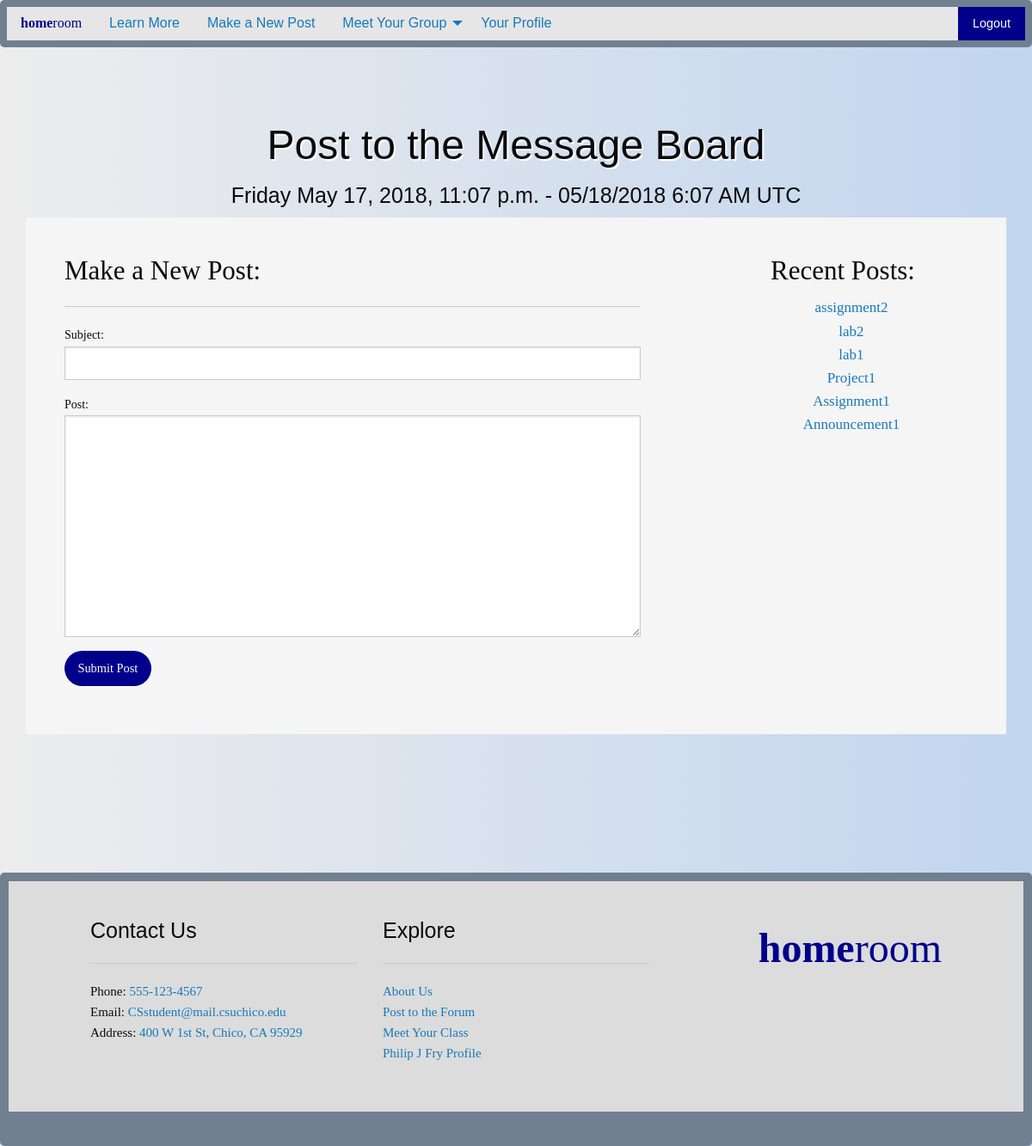
/message_board/ (signed in), run on the app's committed database.
### myapp/models.py (models this page shows, shortened)
class Post_Model(models.Model):
    subject = models.CharField(max_length=240)
    details = models.TextField()
    created_on = models.DateTimeField(auto_now_add=True, blank=True)
    author = models.ForeignKey(
        User,
        on_delete=models.CASCADE
    )

### myapp/views.py (the view)
# urls.py: path('message_board/', views.message_board_view),
@login_required(login_url='/login/')
def message_board_view(request):
    myDate = datetime.now()
    if request.method == 'POST':
        form = Post_Form(request.POST)
        if form.is_valid():
            forum_post = Post_Model(
                subject=form.cleaned_data['subject'],
                details=form.cleaned_data['details'],
                author=request.user
            )
            forum_post.save()
            return redirect("/")
    else:
        form = Post_Form()
    post_list = Post_Model.objects.all().order_by("-created_on")
    context = {
        'post_list':post_list,
        'form':form,
        'date':myDate
    }
    return render(request, 'message_board.html', context)

### myapp/forms.py
class Post_Form(forms.Form):
    subject = forms.CharField(
        validators=[verifySuggestion],
        label='Subject',
        max_length=240)
    details = forms.CharField(widget=forms.Textarea,label='Post')

### myapp/templates/message_board.html (shortened to what this page needs)
{% extends "base.html" %}
{% load static %}
{% block body %}
  <div class="grid-container" id="main-body">
    <div class="grid-y medium-grid-frame">
      <div class="cell shrink header medium-cell-block-container">
        <h1 class="text-center sans-serif-text shadowed">
          Post to the Message Board
        </h1>
        <h4 class="text-center sans-serif-text">
          {% load tz %}
          {{date|date:'l'}} {{date|timezone:"America/Los_Angeles"}}
          - {{date|date:'m/d/Y g:i A T'}}
        </h4>
      </div>
      <div class="cell medium-auto medium-cell-block-container">
        <div class="grid-x grid-padding-x">
          <div class="cell medium-8 medium-cell-block-y main-text">
            <div class="main-text serif-text">
              <h3 class="serif-text">Make a New Post:</h3>
              <hr>
              <form action="/message_board/" method="post">
                {{ form.subject.label_tag }}
                {{ form.subject }}
                {{ form.details.label_tag }}
                {{ form.details }}
                <input type="submit" class="button button1" value="Submit Post"/>
              </form>
            </div>
          </div>
          <div class="cell medium-4 medium-cell-block-y main-text">
            <div class="main-text serif-text">
              <h3 class="serif-text text-center">Recent Posts:</h3>
              <div class="text-center">
                <ul class="text-center nobullet">
                  {% for item in post_list %}
                  <li><a href="#">{{ item.subject }}</a></li>
                  {% endfor %}
                </ul>
              </div>
            </div>
          </div>
        </div>
      </div>
    </div>
  </div>
{% endblock %}

### chat/templates/base.html (shortened to what this page needs)
{% load static %}
<!DOCTYPE html>
<html class="no-js" lang="en" dir="ltr">
  <head>
    <link rel="stylesheet" href="{% static "/css/foundation.css" %}">
    <link rel="stylesheet" href="{% static "css/app.css" %}">
  </head>
  <body>
      <div class="top-bar" id="main-menu">
        <div class="top-bar-left">
          <ul class="vertical medium-horizontal dropdown menu" data-dropdown-menu>
            <a class="logo" href="/"><b>home</b>room</a>
            <li class="has-submenu">
              <a href="/about/">Learn More</a>
            </li>
            {% if user.is_authenticated %}
            <li class="has-submenu">
              <a href="/forum/">Make a New Post</a>
            </li>
            <li class="has-submenu">
              <a href="/meet/">Meet Your Group</a>
            </li>
            <li class="has-submenu">
              <a href="/profile/">Your Profile</a>
            </li>
            {% endif %}
          </ul>
        </div>
        <div class="top-bar-right">
          <ul class="vertical medium-horizontal menu">
            {% if user.is_authenticated %}
            <li><a href="/logout/" class="button buttonR">Logout</a></li>
            {% else %}
            <li><a href="/login/" class="button buttonL">Login</a></li>
            <li><a href="/register/" class="button buttonR">Register</a></li>
            {% endif %}
          </ul>
        </div>
      </div>
    {% block body %}{% endblock %}
      <div>
        <footer class="cell shrink footer">
          <div id="foot-body">
            <div class="grid-x grid-padding-x foot-text">
              <div class="cell large-4 medium-6">
                <h4 class="text-left sans-serif-text">Contact Us</h4>
                <hr>
                <p class="serif-text">Phone: <a href="#">555-123-4567</a><br>
                  Email: <a href="#">CSstudent@mail.csuchico.edu</a><br>
                  Address: <a href="#">400 W 1st St, Chico, CA 95929</a>
                </p>
              </div>
              <div class="cell large-4 medium-6">
                <h4 class="text-left sans-serif-text">Explore</h4>
                <hr>
                <p class="serif-text">
                  <a href="/about/">About Us</a><br>
                  {% if user.is_authenticated %}
                  <a href="/forum/">Post to the Forum</a><br>
                  <a href="/meet/">Meet Your Class</a><br>
                  <a href="/profile/">{{ user.first_name }} {{ user.last_name }} Profile</a>
                  {%  endif %}
                </p>
              </div>
              <div class="cell auto large-text-right">
                <h1><a class="logo" href="/"><b>home</b>room</a></h1>
              </div>
            </div>
          </div>
        </footer>
      </div>
  </body>
</html>

### myapp/static/css/app.css (style rules this page uses)
body { background: linear-gradient(to right, #EDEDED, #C1D5EF); overflow-x: hidden; }
.sans-serif-text { font-family: "Optima", sans-serif; }
.serif-text { font-family: "Garamond", serif; }
.shadowed { text-shadow: 2px 2px #FFFFFF; }
.button1 { background-color: #00008B; border-radius: 25px; }
.buttonR { background: #00008B; }
.top-bar { font-family: "Optima", sans-serif; background: #708090; border-radius: 5px; }
.logo { font-family: "AmericanTypewriter"; color: #00008B; }
#main-body { padding: 80px 30px; }
.main-text { font-size: 17px; padding: 20px 30px; background: #F5F5F5; }
.nobullet { list-style-type: none; }
#foot-body { border-style: solid; border-width: 10px; border-bottom: 40px solid #708090; border-radius: 5px; border-color: #708090; padding: 20px 0px; background: #DCDCDC; }
.foot-text { font-size: 15px; padding: 20px 80px; }

### data on the page
Post_Model: subject "assignment2"
Post_Model: subject "lab2"
Post_Model: subject "lab1"
Post_Model: subject "Project1"
Post_Model: subject "Assignment1"
Post_Model: subject "Announcement1"

### other printed values
{{ date|date:'l' }} "Friday"
{{ date|timezone:"America/Los_Angeles" }} "May 17, 2018, 11:07 p.m."
{{ date|date:'m/d/Y g:i A T' }} "05/18/2018 6:07 AM UTC"
{{ user.first_name }} "Philip J"
{{ user.last_name }} "Fry"
